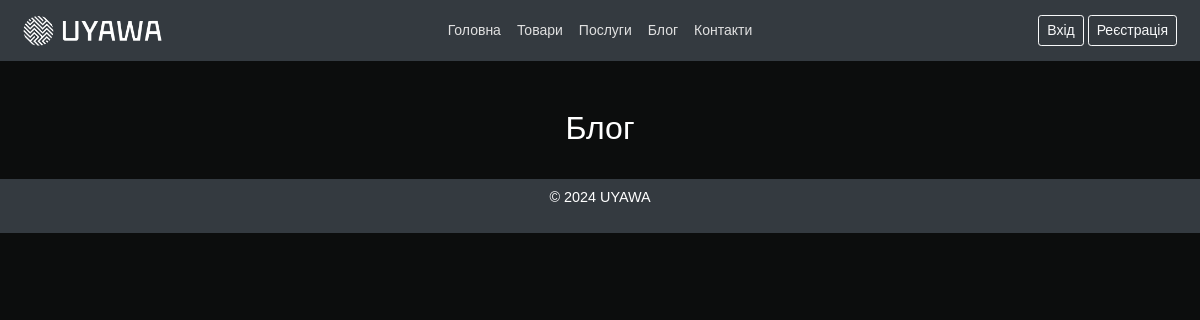
Page /blog/ on the earlier database version.
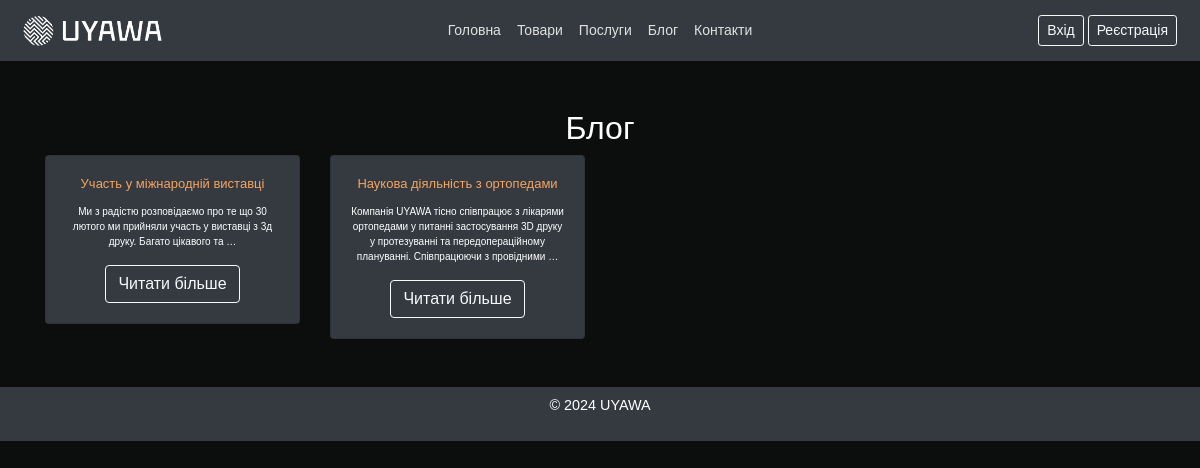
Same page on the later database version.
### blog/models.py (models this page shows, shortened)
class Post(models.Model):
    title = models.CharField(max_length=100)
    content = models.TextField()
    published_date = models.DateTimeField(auto_now_add=True)

### blog/views.py (the view)
# urls.py: path('', views.blog_home, name='blog_home'),
def blog_home(request):
    posts = Post.objects.all().order_by('-published_date')
    return render(request, 'blog/blog_home.html', {'posts': posts})

### templates/blog/blog_home.html (shortened to what this page needs)
{% extends 'base.html' %}
{% block content %}
<div class="container mt-5 text-center">
    <h2>Блог</h2>
    <div class="row">
        {% for post in posts %}
            <div class="col-md-3 mb-4">
                <div class="card bg-dark">
                    <div class="card-body">
                        <h6 class="card-title text-center"  style="color: sandybrown; font-size: small">{{ post.title }} </h6>
                        <p class="card-text text-white" style="font-size: x-small">{{ post.content|truncatewords:20 }}</p>
                        <a href="{% url 'blog_detail' post.pk %}" class="btn btn-outline-light">Читати більше</a>
                    </div>
                </div>
            </div>
        {% endfor %}
    </div>
</div>
{% endblock %}

Differences in the rows shown:
added Post: title "Участь у міжнародній виставці", content "Ми з радістю розповідаємо про те що 30 лютого ми прийняли участь у виставці з 3д друку. Багато цікавого та …"
added Post: title "Наукова діяльність з ортопедами", content "Компанія UYAWA тісно співпрацює з лікарями ортопедами у питанні застосування 3D друку у протезуванні та передопераційному плануванні. Співпрацюючи з провідними …"
